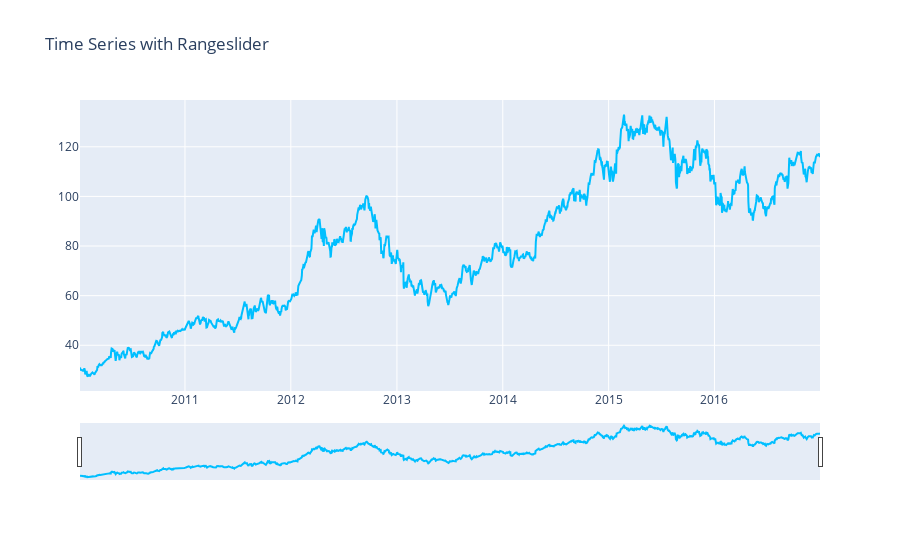

The cell this chart's notebook holds for it:
### Code cell
fig = go.Figure()
fig.add_trace(go.Scatter(x=AAPL.date, y=AAPL.close, name="AAPL close",
                         line_color='deepskyblue'))

fig.update_layout(title_text='Time Series with Rangeslider',
                  xaxis_rangeslider_visible=True)
fig.show()

### Figure 1 — Plotly figure (JSON) as saved in the notebook; plotly's stock layout.template omitted (floating-point values rounded to 4 significant figures; data arrays with more than 128 entries replaced by an {"elided": "..."} marker saying what was removed)
{"data": [{"line": {"color": "deepskyblue"}, "name": "AAPL close", "type": "scatter", "x": {"elided": "1762 str values"}, "y": {"elided": "1762 float values"}}], "layout": {"title": {"text": "Time Series with Rangeslider"}, "xaxis": {"rangeslider": {"visible": true}}}}
